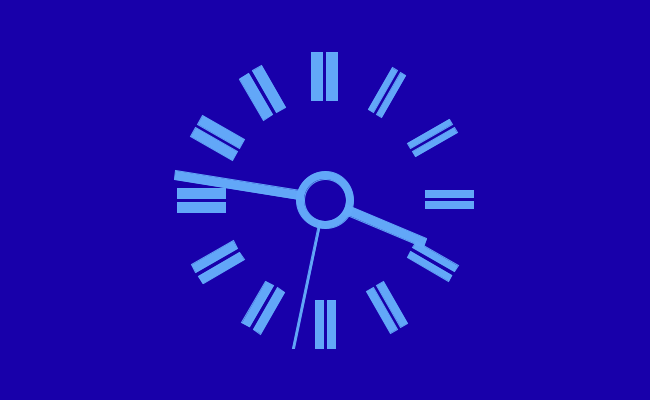
Frame 1 (no input)
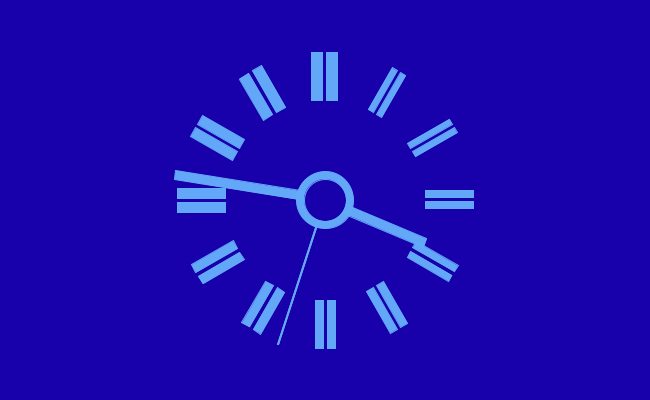
Frame 60 (the mouse pressed at the canvas centre just before this capture)
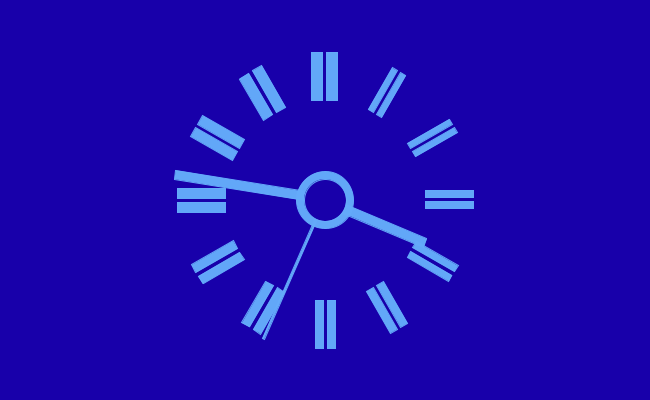
Frame 120 (the mouse held since frame 60 and released just before this capture)

The Processing sketch that drew these frames (run headless with seeded random() and noise(); from frame 60 on, the mouse is pressed at the canvas centre):

// Processing sketch: BBC_2_Clock
// ── BBC_2_Clock.pde
BBCClock bbcClock;
color backgroundColour = color(20,20,100);

void setup()
{
  size(650,400);
  pixelDensity(2);
  bbcClock = new BBCClock(width, height);
}

void draw()
{   
  bbcClock.display();
}

// ── BBCClock.pde
class BBCClock
{
  //==============================================================================
  // Constructor
  BBCClock(int screenWidth, int screenHeight)
  {
    //----------------------------------------------------------------------------
    clockDiameter = screenHeight/2;
    clockRadius = clockDiameter/2;
    startHourWidth = clockDiameter/33;
    endHourWidth = clockDiameter/16;
    hourHeight = endHourWidth * 4;
    hourWidthDifference = abs(endHourWidth - startHourWidth);
    hourWidthInc = (float)hourWidthDifference/12.;
    tickCenterOuterDiameter = 2*clockDiameter/7;
    tickCenterInnerDiameter = 3*tickCenterOuterDiameter/4;
    //----------------------------------------------------------------------------  
    hourHandLength = clockRadius + hourHeight/5;
    minuteHandLength = clockRadius + (int)(hourHeight * 1.1);
    secondHandLength = clockRadius + (int)(hourHeight * 1.1);
    minuteHandWidth = endHourWidth - hourWidthDifference/2;
    secondHandWidth = secondHandLength/70; 
    hourHandWidth = minuteHandWidth;
    staticGraphics = createGraphics(screenWidth, screenHeight);
    //----------------------------------------------------------------------------
    drawClockFaceToPGraphics();
  }

  //==============================================================================

  void display()
  {
    //----------------------------------------------------------------------------
    pushMatrix();
    translate(width/2, height/2);
    //----------------------------------------------------------------------------
    // Static Section, to be drawn in buffer
    imageMode(CENTER);
    image(staticGraphics, 0, 0);
    //liveDrawClockFace();
    //----------------------------------------------------------------------------
    // Dynamic section, updated every frame
    int s = second();  
    int m = minute();  
    int h = hour() % 12; 

    fill(fillColour);
    stroke(fillColour);
    pushMatrix();
    rotate(s*PI/30);   
    rect(-secondHandWidth/2, 0, secondHandWidth, -secondHandLength);
    popMatrix();

    pushMatrix();
    rotate(m*PI/30 + s*(PI/1800));    
    rect(-minuteHandWidth/2, 0, minuteHandWidth, -minuteHandLength);
    popMatrix();

    pushMatrix();
    rotate(h*PI/6 + m*(PI/360));
    rect(-hourHandWidth/2, 0, hourHandWidth, -hourHandLength);
    popMatrix();

    ellipse(0, 0, tickCenterOuterDiameter, tickCenterOuterDiameter);
    fill(backgroundColour);
    ellipse(0, 0, tickCenterInnerDiameter, tickCenterInnerDiameter);
    //----------------------------------------------------------------------------
    popMatrix(); 
  }

  //==============================================================================

  void drawClockFaceToPGraphics()
  {
    staticGraphics.beginDraw();
    staticGraphics.background(backgroundColour);
    staticGraphics.pushMatrix();
    staticGraphics.translate(width/2, height/2);
    staticGraphics.stroke(fillColour);
    staticGraphics.fill(fillColour);
    for (int i = 0; i < 12; ++ i)
    {
      int hourWidth = startHourWidth + (int)((float)i *(hourWidthInc));
      float hourBarSpacing = hourWidth + endHourWidth/3;
      float tickxpos = -hourWidth/2 - hourBarSpacing/2;
      float tickypos = -hourHeight/2;
      float tickAngle = -((float)i * PI/6) + 5*PI/6;
      staticGraphics.pushMatrix();
      float xpos = (clockRadius + hourHeight/2)  * sin(tickAngle);
      float ypos = (clockRadius + hourHeight/2) * cos(tickAngle);
      staticGraphics.translate(xpos, ypos);
      staticGraphics.rotate(-tickAngle); 
      staticGraphics.rect(tickxpos, tickypos, hourWidth, hourHeight);
      staticGraphics.rect(hourBarSpacing + tickxpos, tickypos, hourWidth, hourHeight);
      staticGraphics.popMatrix();
    }
    staticGraphics.endDraw();
  }

  //==============================================================================
   //Draw the clock face on every draw loop
  void liveDrawClockFace()
  {
    background(backgroundColour);
    stroke(fillColour);
    fill(fillColour);
    for (int i = 0; i < 12; ++ i)
    {
      int hourWidth = startHourWidth + (int)((float)i *(hourWidthInc));
      float hourBarSpacing = hourWidth + endHourWidth/3;
      float tickxpos = -hourWidth/2 - hourBarSpacing/2;
      float tickypos = -hourHeight/2;
      float tickAngle = -((float)i * PI/6) + 5*PI/6;
      pushMatrix();
      float xpos = (clockRadius + hourHeight/2)  * sin(tickAngle);
      float ypos = (clockRadius + hourHeight/2) * cos(tickAngle);
      translate(xpos, ypos);
      rotate(-tickAngle); 
      rect(tickxpos, tickypos, hourWidth, hourHeight);
      rect(hourBarSpacing + tickxpos, tickypos, hourWidth, hourHeight);
      popMatrix();
    }
  }
  //==============================================================================
  // Geometry
  int clockDiameter;
  int clockRadius;
  int startHourWidth;
  int endHourWidth;
  int hourHeight;
  int hourWidthDifference;
  float hourWidthInc;
  int tickCenterOuterDiameter;
  int tickCenterInnerDiameter;

  int hourHandLength;
  int minuteHandLength;
  int secondHandLength;

  int hourHandWidth;
  int minuteHandWidth;
  int secondHandWidth;
  //==============================================================================
  // Appearance
  color fillColour = color(100, 170, 250, 250);
  color backgroundColour = color(24, 0, 170);
  //==============================================================================
  PGraphics staticGraphics;
  //==============================================================================
}
